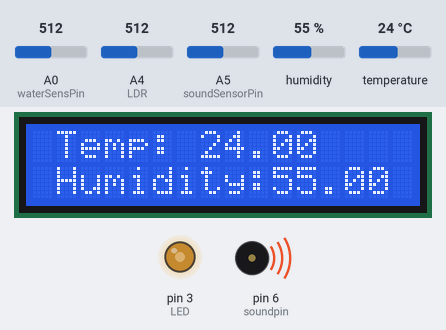
Simulated run of this sketch. Board: Arduino Uno, built with avr-gcc and run on an emulated ATmega328P. Parts: 16×2 character LCD, output pins drawn as LEDs (lit = HIGH), buzzer (waves = sounding). Inputs (shaded band) come from the test bench; at power-on: A4 (LDR) = 512, humidity 55 %, temperature 24 °C, A0 (waterSensPin) = 512, A5 (soundSensorPin) = 512. What the sketch prints to the serial monitor is not drawn.

Above: at 4.7 s.
4.8 s: A4 (LDR) set to 716
At 11.2 s:
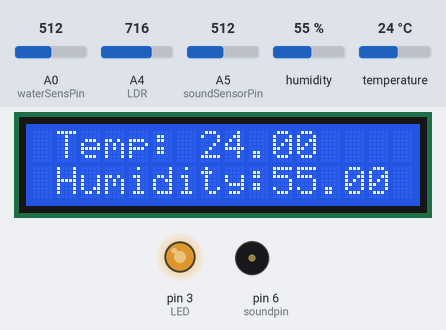
15.7 s: A4 (LDR) set to 992
At 16.7 s:
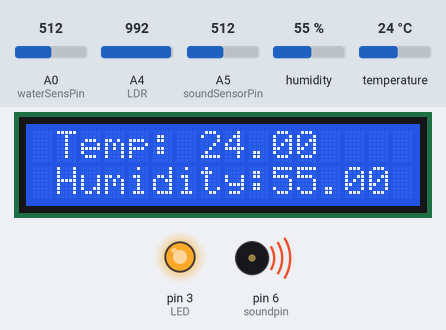
25.9 s: humidity set to 22 %
At 31.6 s:
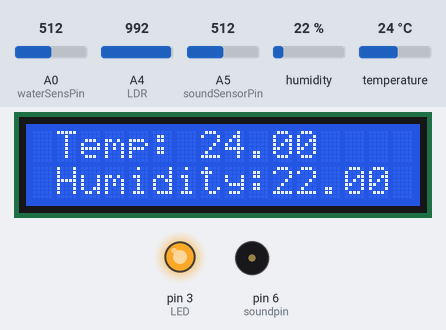
31.9 s: A4 (LDR) set to 190
At 33.0 s:
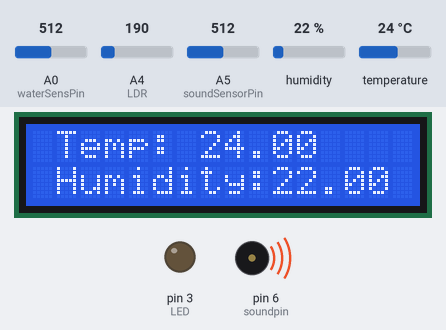
42.1 s: temperature set to 12 °C
At 47.8 s:
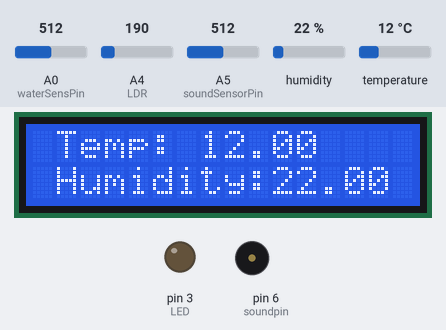
48.2 s: A0 (waterSensPin) set to 190
At 49.2 s:
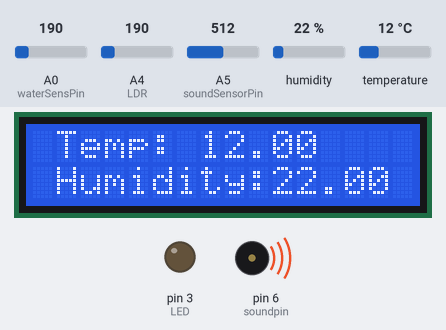
Timing chart, 0 to 52.3 s (numbered marks = the images above; inputs shaded):
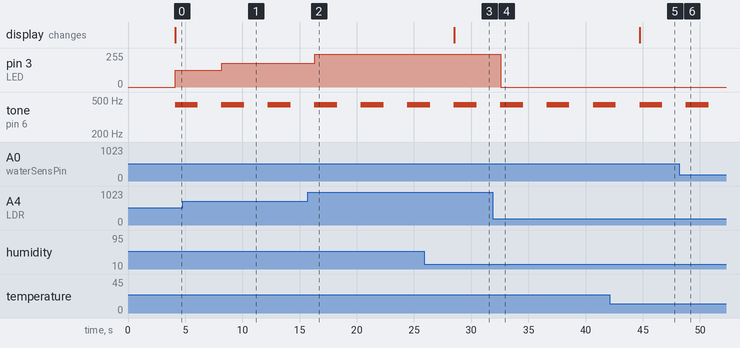

The sketch:

plant.ino
```cpp
#include "DHT.h"
#define DHTPIN 7
#include <LiquidCrystal_I2C.h>
LiquidCrystal_I2C lcd(0x27,16,2);
#define DHTTYPE DHT11
DHT dht(DHTPIN, DHTTYPE);
int soundpin=6;

#define waterSensPin A0
const int soundSensorPin = A5;
const float Vref = 5.0;  // Reference voltage of the sound sensor
const float SPLref = 94.0;  // Reference sound pressure level for calibration
int LDR = A4;
int LED = 3;
int LDRReading = 0;      // to store input value of LDR
int lEDBrightness = 0;   // to store the value of LED Brightness
int threshold_val = 200; // Check the threshold value based on the surrounding environment


void setup() {

Serial.begin(9600);
pinMode(soundpin,OUTPUT);//output of the buzzer(piezo-electric passive buzzer)

pinMode(LED, OUTPUT);
Serial.println(F("Experiment started!"));
dht.begin();//to start the temp-hum sensor

  lcd.init();
  lcd.clear();
  lcd.backlight();      // Make sure backlight is on

  // Print a message on both lines of the LCD.
  lcd.setCursor(2,0);   //Set cursor to character 2 on line 0
  lcd.print("Plant");

  lcd.setCursor(2,1);   //Move cursor to character 2 on line 1
  lcd.print("Bio Acoustics");

}


void loop() {

//temp and humidity
  delay(2000);//micro seconds
  float h = dht.readHumidity();
  float t = dht.readTemperature();
  Serial.print(F(" Humidity: "));
  Serial.println(h);
  Serial.print(F("Temperature: "));
  Serial.println(t);

//water level
  unsigned int waterSensorValue = analogRead(waterSensPin);
  Serial.print(F(" water_level_sensor_val: "));
  Serial.println(waterSensorValue);
  delay(2000);
  if(waterSensorValue >200)
    {
    tone(soundpin, 440,2000);}//440 is freq, 2000 is duration

//sound sensor
  int soundSensorValue=analogRead(soundSensorPin);
  Serial.print(F("sound sens: "));
  Serial.println(soundSensorValue);
  // Convert analog value to voltage
  float voltage = (float)soundSensorValue * Vref / 1023.0;
  Serial.print("voltage: ");
  Serial.println(voltage);

  // Convert voltage to dB
  float dB = 20 * log10(voltage / Vref) + SPLref;//Reference sound pressure level for calibration SPLref = 94.0 dB

  // Print dB to serial monitor
  Serial.print("dB: ");
  Serial.println(dB);


//lcd
lcd.clear();
lcd.backlight();
 lcd.setCursor(1,0);
  lcd.print("Temp: ") ;
  lcd.setCursor(7,0);
  lcd.print(t);
 lcd.setCursor(1,1);
  lcd.print("Humidity: ") ;
  lcd.setCursor(10,1);
  lcd.print(h);


//ldr
  LDRReading = analogRead(LDR);    // Reading LDR Input.
  Serial.print("light intensity sens:");
  Serial.println(LDRReading);      // Printing LDR input value.

  if (LDRReading >threshold_val){                   // Condition to make LED ON. threshold val = 1000 units of intensity
  lEDBrightness = map(LDRReading, 0, 1023, 0, 255); // Converting LDR to LED Brightness.
  //convert ldr output that's ranging from 0-1023 into led's input ranging from 0-255
  analogWrite(LED, lEDBrightness); // Writing Brightness to LED.
  }
  else{
  analogWrite(LED, 0);             // If LDR is below threshold make LED OFF.
  }
  Serial.println(" ");

}
```

Measured:
- after the input at 4.8 s, pin 3 (LED): 127/255 → 178/255 after 3.4 s
- after the input at 15.7 s, pin 3 (LED): 178/255 → 247/255 after 0.63 s
- after the input at 25.9 s, the display: changes after 2.6 s (image 3)
- after the input at 31.9 s, pin 3 (LED): 247/255 → 0/255 after 0.67 s
- after the input at 42.1 s, the display: changes after 2.7 s (image 5)
- after the input at 48.2 s, tone on pin 6 (soundpin): goes on until 50.8 s, then stays silent
- by itself, tone on pin 6 (soundpin): alternates 440 Hz for 2.0 s and silent for 2.1 s
